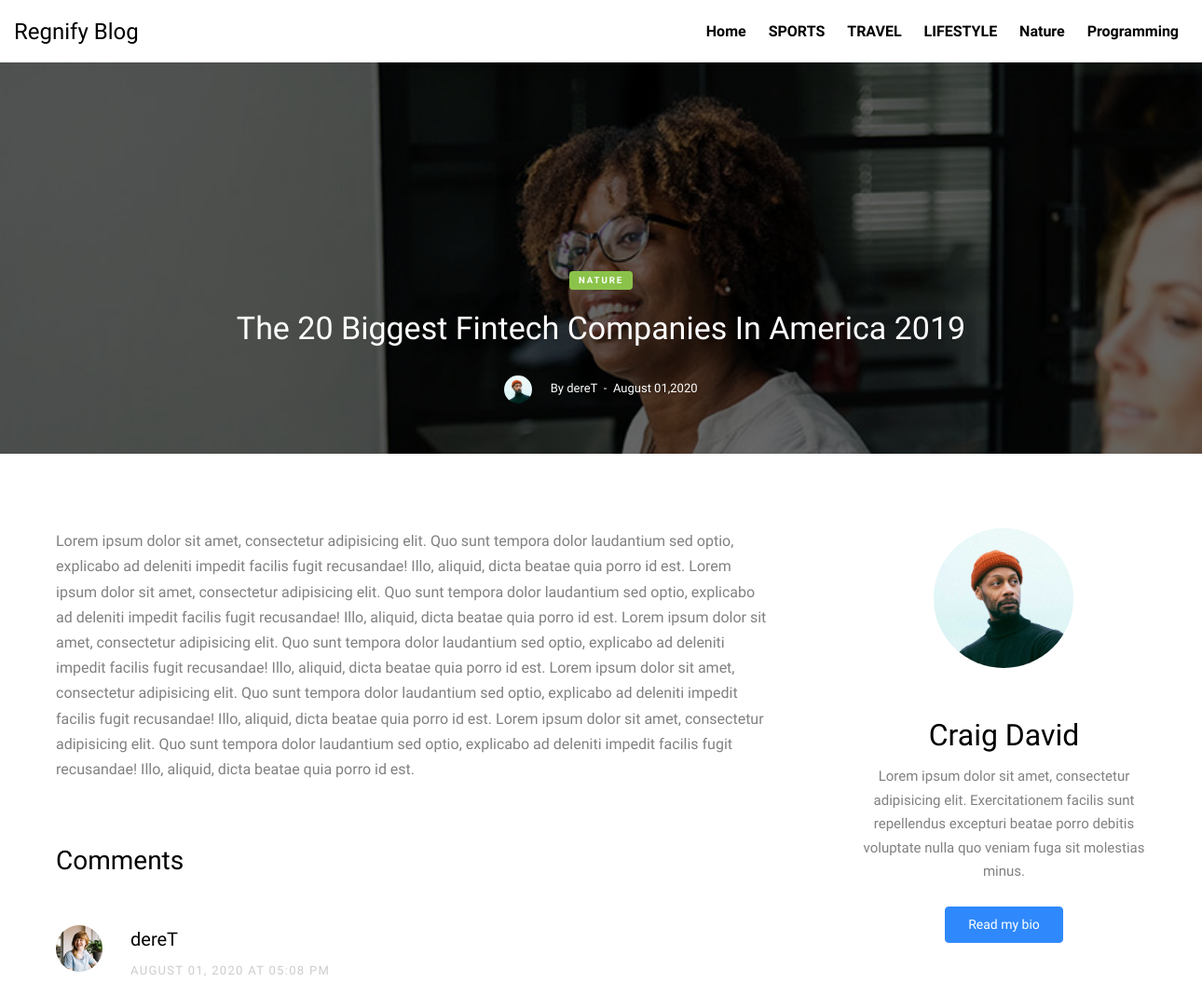
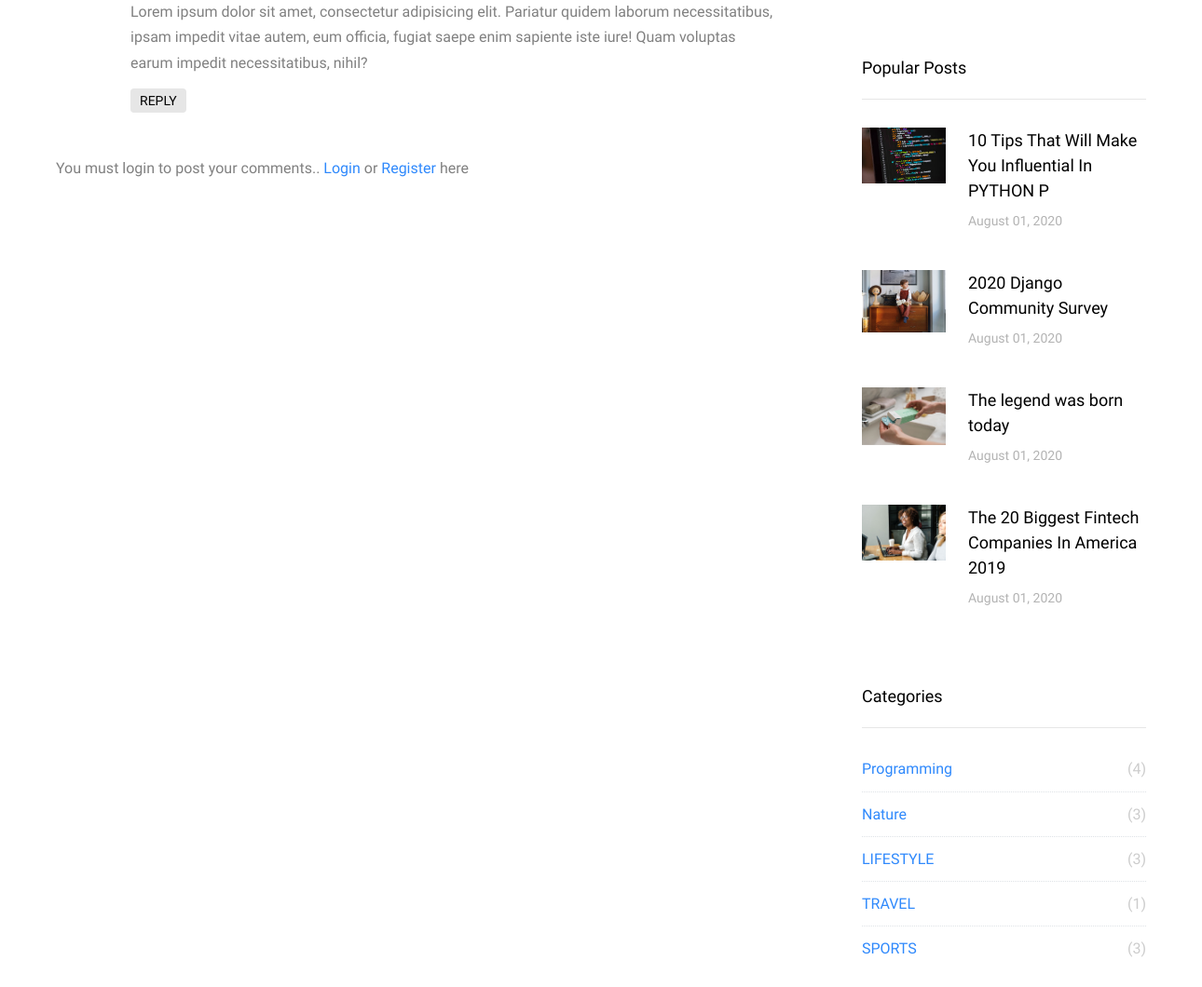
The app's page /post/1/ with its own data (2 pictures, top to bottom).
### blog/models.py (models this page shows, shortened)
class Category(models.Model):
    title = models.CharField(max_length=50)
    cat_slug = models.SlugField(max_length=140, unique=True)
    author_id = models.ForeignKey(User, on_delete=models.CASCADE)
    created_on = models.DateTimeField(auto_now_add=True)
    updated_on = models.DateTimeField(auto_now=True)

class Post(models.Model):
    title = models.CharField(max_length=50)
    cat = models.ForeignKey(Category, on_delete=models.CASCADE)
    post_image = models.ImageField(default='noimage.jpg', upload_to='posts')
    author = models.ForeignKey(User, on_delete=models.CASCADE, default=1)
    created_on = models.DateTimeField(auto_now_add=True)
    updated_on = models.DateTimeField(auto_now=True)
    publish = models.BooleanField(default=False)
    view = models.IntegerField(default=0)
    content = models.TextField()

class Comment(models.Model):
    user = models.ForeignKey(User, on_delete=models.CASCADE)
    post = models.ForeignKey(Post, on_delete=models.CASCADE)
    created_on = models.DateTimeField(auto_now_add=True)
    updated_on = models.DateTimeField(auto_now=True)
    publish = models.BooleanField(default=False)
    contents = models.TextField()

### blog/views.py (the view, shortened to what this page needs)
# urls.py: path('post/<int:pk>/', post_detail, name="post-detail"),
def post_detail(request, pk):
    post = Post.objects.get(pk=pk)
    post.view += 1
    post.save()
    context = {
        'object': post,
        'form': CommentForm(),
        'navs': Category.objects.all(),
        'cats': Category.objects.all().order_by('-id'),
        'popular_posts': Post.objects.filter(view__gte=4).order_by('-id')[:6]
    }
    return render(request, 'blog/post_detail.html', context)

### templates/blog/post_detail.html (shortened to what this page needs)
{% extends 'single_base.html' %}
{% load crispy_forms_tags %}
{% load static %}
    {% block single_page_content %}
    <section class="site-section py-lg">
      <div class="container">
        <div class="row blog-entries element-animate">
          <div class="col-md-12 col-lg-8 main-content">
            <div class="post-content-body">
              <p> {{object.content}} </p>
            </div>
            <div class="pt-5">
              <h3 class="mb-5">{{comments}}Comments</h3>
              <ul class="comment-list">
              {% for comment in object.comment_set.all  %}
                {% if comment.publish == True %}
                 <li class="comment">
                        <div class="vcard">
                          <img src="images/person_1.jpg" alt="Image placeholder">
                        </div>
                        <div class="comment-body">
                          <h3>{{comment.user}}</h3>
                          <div class="meta">
                              {{comment.created_on|date:'F d, Y'}}   at
                              {{comment.created_on|date:'h:m A'}} </div>
                          <p>Lorem ipsum dolor sit amet, consectetur adipisicing elit. Pariatur quidem laborum necessitatibus, ipsam impedit vitae autem, eum officia, fugiat saepe enim sapiente iste iure! Quam voluptas earum impedit necessitatibus, nihil?</p>
                          <p><a href="#" class="reply rounded">Reply</a></p>
                        </div>
                  </li>
                {% endif %}
              {% endfor %}
              </ul>
                {% if user.is_authenticated %}
                  <div class="comment-form-wrap pt-5">
                   <h3 class="mb-3">Leave a comment</h3>
                      {% if messages %}
                        <ul class="messages">
                          {% for message in messages %}
                            <li{% if message.tags %} class="alert alert-{{ message.tags }}"{% endif %}>{{ message }}</li>
                          {% endfor %}
                        </ul>
                      {% endif %}
                    <form action="" method="POST" class="p-5 bg-light" novalidate>
                      {% csrf_token %}
                      <div class="form-group">
                        {{form|crispy}}
                      </div>
                      <div class="form-group">
                        <input type="submit" value="Post Comment" class="btn btn-primary">
                      </div>
                    </form>
                   </div>
                {% else %}
                    You must login to post your comments..
                    <a href="{% url 'login' %}">Login</a> or <a href="{% url 'register' %}"> Register </a> here
                {% endif %}
            </div>
          </div>
          {% include 'blog/sidebar.html' %}
        </div>
      </div>
    </section>
      {% endblock single_page_content %}

### templates/single_base.html
{% include 'layout/header.html' %}
    <div class="site-cover site-cover-sm same-height overlay single-page" style="background-image: url('{{object.post_image.url}}'); height:420px;">
      <div class="container">
        <div class="row same-height justify-content-center">
          <div class="col-md-12 col-lg-10">
            <div class="post-entry text-center">
              <span class="post-category text-white bg-success mb-3">{{object.cat.title}}</span>
              <h1 class="mb-4" style="font-size:34px;"><a href="#">{{object.title}}</a></h1>
              <div class="post-meta align-items-center text-center">
                <figure class="author-figure mb-0 mr-3 d-inline-block"><img src="/media/userdefault.jpg" alt="Image" class="img-fluid"></figure>
                <span class="d-inline-block mt-1">By {{object.author}}</span>
                <span>&nbsp;-&nbsp; {{object.created_on|date:'F d,Y'}}</span>
              </div>
            </div>
          </div>
        </div>
      </div>
    </div>
    {% block single_page_content %}
    {% endblock single_page_content %}
   {% include 'layout/footer.html' %}

### templates/layout/header.html (shortened to what this page needs)
{% load static %}
<html lang="en">
  <head>
    <link rel="stylesheet" href="{% static 'fonts/icomoon/style.css' %}">
    <link rel="stylesheet" href="{% static 'css/bootstrap.min.css' %}">
    <link rel="stylesheet" href="{% static 'css/magnific-popup.css' %}">
    <link rel="stylesheet" href="{% static 'css/jquery-ui.css' %}">
    <link rel="stylesheet" href="{% static 'css/owl.carousel.min.css' %}">
    <link rel="stylesheet" href="{% static 'css/owl.theme.default.min.css' %}">
    <link rel="stylesheet" href="{% static 'css/bootstrap-datepicker.css' %}">
    <link rel="stylesheet" href="{% static 'fonts/flaticon/font/flaticon.css'%}">
    <link rel="stylesheet" href="{% static 'css/aos.css' %} ">
    <link rel="stylesheet" href="{% static 'css/style.css' %}">
  </head>
  <body>
    <div class="site-wrap">
    <header class="site-navbar" role="banner">
      <div class="container-fluid">
        <div class="row align-items-center">
          <div class="col-4 site-logo">
            <a href="{% url 'blog-home' %}" class="text-black h2 mb-0">Regnify Blog</a>
          </div>
          <div class="col-8 text-right">
            <nav class="site-navigation" role="navigation">
              <ul class="site-menu js-clone-nav mr-auto d-none d-lg-block mb-0">
                <li><a href="{% url 'blog-home' %}">Home</a></li>
                {% for nav in navs  %}
                  <li><a href="{% url 'category' nav.id %}">{{nav.title}}</a></li>
                {% endfor %}
              </ul>
            </nav>
              </div>
          </div>
      </div>
    </header>

### templates/blog/sidebar.html (shortened to what this page needs)
    {% load static %}
  <div class="col-md-12 col-lg-4 sidebar">
            <div class="sidebar-box">
              <div class="bio text-center">
                <img src="/media/userdefault.jpg" alt="Image Placeholder" class="img-fluid mb-5">
                <div class="bio-body">
                  <h2>Craig David</h2>
                  <p class="mb-4">Lorem ipsum dolor sit amet, consectetur adipisicing elit. Exercitationem facilis sunt repellendus excepturi beatae porro debitis voluptate nulla quo veniam fuga sit molestias minus.</p>
                  <p><a href="#" class="btn btn-primary btn-sm rounded px-4 py-2">Read my bio</a></p>
                  <p class="social">
                    <a href="#" class="p-2"></a>
                    <a href="#" class="p-2"></a>
                    <a href="#" class="p-2"></a>
                    <a href="#" class="p-2"></a>
                  </p>
                </div>
              </div>
            </div>
            <div class="sidebar-box">
              <h3 class="heading">Popular Posts</h3>
              <div class="post-entry-sidebar">
                <ul>
                 {% for popular_post in popular_posts %}
                  <li>
                    <a href="{% url 'post-detail' popular_post.id %}">
                      <img src="{{popular_post.post_image.url}}" alt="Image placeholder" class="mr-4">
                      <div class="text">
                        <h4>{{popular_post.title}}</h4>
                        <div class="post-meta">
                          <span class="mr-2">{{popular_post.created_on|date:'F d, Y'}} </span>
                        </div>
                      </div>
                    </a>
                  </li>
                  {% endfor %}
                </ul>
              </div>
            </div>
            <div class="sidebar-box">
              <h3 class="heading">Categories</h3>
              <ul class="categories">
                {% if cats %}
                  {% for cat in  cats %}
                    <li><a href="{% url 'category' cat.id %}"> {{ cat.title}} <span>({{cat.post_set.count}})</span></a></li>
                  {% endfor %}
                {% endif %}
              </ul>
            </div>
  </div>

### records on screen
Category: title "SPORTS", post_set.count "3"
Category: title "TRAVEL", post_set.count "1"
Category: title "LIFESTYLE", post_set.count "3"
Category: title "Nature", post_set.count "3"
Category: title "Programming", post_set.count "4"
Post: post_image (picture), cat "NATURE", title "The 20 Biggest Fintech Companies In America 2019", author "dereT", created_on "August 01,2020", content "Lorem ipsum dolor sit amet, consectetur adipisicing elit. Quo sunt tempora dolor laudantium sed optio, explicabo ad deleniti impedit facilis fugit recusandae! Illo, aliquid, dicta beatae quia porro id est. Lorem ipsum dolor sit amet, consectetur adipisicing elit. Quo sunt tempora dolor laudantium sed optio, explicabo ad deleniti impedit facilis fugit recusandae! Illo, aliquid, dicta beatae quia porro id est. Lorem ipsum dolor sit amet, consectetur adipisicing elit. Quo sunt tempora dolor laudantium sed optio, explicabo ad deleniti impedit facilis fugit recusandae! Illo, aliquid, dicta beatae quia porro id est. Lorem ipsum dolor sit amet, consectetur adipisicing elit. Quo sunt tempora dolor…", created_on "August 01, 2020"
Comment: publish True (drawn), user "dereT", created_on "AUGUST 01, 2020", created_on "05:08 PM"
Post: post_image (picture), title "10 Tips That Will Make You Influential In PYTHON P", created_on "August 01, 2020"
Post: post_image (picture), title "2020 Django Community Survey", created_on "August 01, 2020"
Post: post_image (picture), title "The legend was born today", created_on "August 01, 2020"
